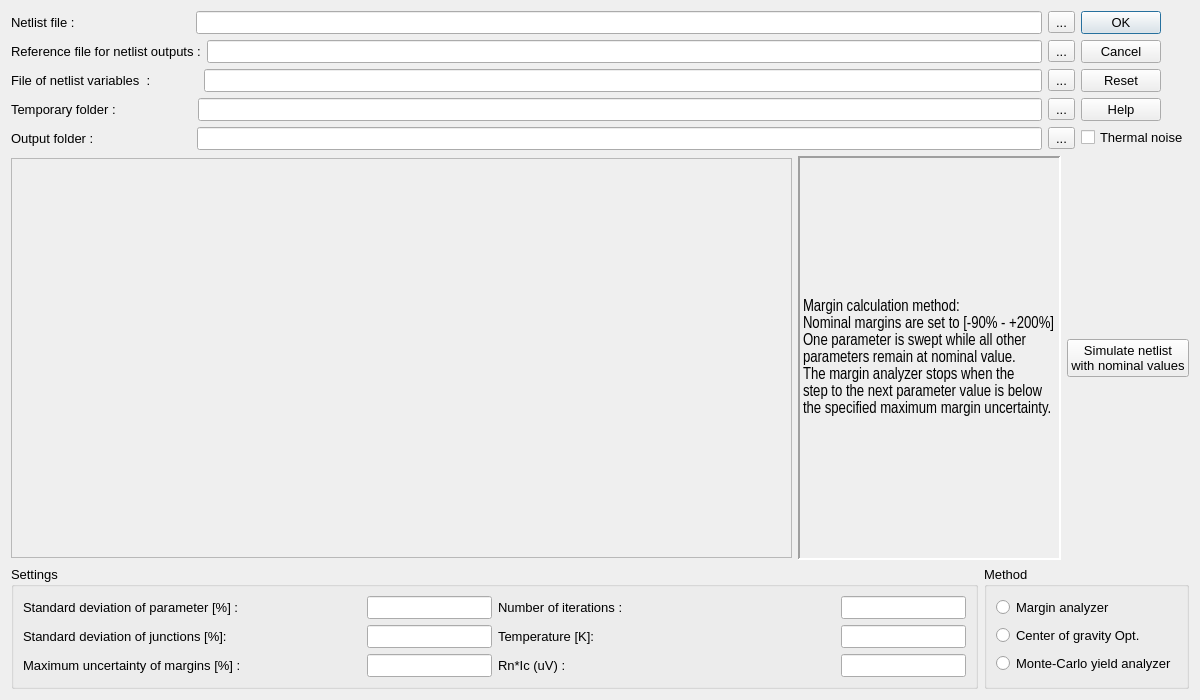
<?xml version="1.0" encoding="UTF-8"?>
<ui version="4.0">
 <class>AutoOptim</class>
 <widget class="QDialog" name="AutoOptim">
  <property name="windowModality">
   <enum>Qt::NonModal</enum>
  </property>
  <property name="geometry">
   <rect>
    <x>0</x>
    <y>0</y>
    <width>1200</width>
    <height>700</height>
   </rect>
  </property>
  <property name="sizePolicy">
   <sizepolicy hsizetype="Fixed" vsizetype="Fixed">
    <horstretch>0</horstretch>
    <verstretch>0</verstretch>
   </sizepolicy>
  </property>
  <property name="minimumSize">
   <size>
    <width>1200</width>
    <height>700</height>
   </size>
  </property>
  <property name="maximumSize">
   <size>
    <width>1418</width>
    <height>747</height>
   </size>
  </property>
  <property name="font">
   <font>
    <family>Arial</family>
    <pointsize>10</pointsize>
   </font>
  </property>
  <property name="cursor">
   <cursorShape>PointingHandCursor</cursorShape>
  </property>
  <property name="windowTitle">
   <string>Optimizer and margin analyzer</string>
  </property>
  <property name="sizeGripEnabled">
   <bool>false</bool>
  </property>
  <layout class="QVBoxLayout" name="verticalLayout_6">
   <item>
    <layout class="QHBoxLayout" name="horizontalLayout_14">
     <item>
      <layout class="QVBoxLayout" name="verticalLayout">
       <item>
        <layout class="QHBoxLayout" name="horizontalLayout">
         <item>
          <widget class="QLabel" name="label">
           <property name="text">
            <string>Netlist file :                                </string>
           </property>
          </widget>
         </item>
         <item>
          <widget class="QLineEdit" name="lineEditNetlist">
           <property name="whatsThis">
            <string>Netlist file with the handle for parameters.</string>
           </property>
          </widget>
         </item>
         <item>
          <widget class="QToolButton" name="toolButtonNetlist">
           <property name="text">
            <string>...</string>
           </property>
          </widget>
         </item>
        </layout>
       </item>
       <item>
        <layout class="QHBoxLayout" name="horizontalLayout_4">
         <item>
          <widget class="QLabel" name="label_4">
           <property name="text">
            <string>Reference file for netlist outputs :</string>
           </property>
          </widget>
         </item>
         <item>
          <widget class="QLineEdit" name="lineEditSolution">
           <property name="whatsThis">
            <string>at least one solution point for the reference of the analyzer. More solutions give accurate result.</string>
           </property>
          </widget>
         </item>
         <item>
          <widget class="QToolButton" name="toolButtonSolution">
           <property name="text">
            <string>...</string>
           </property>
          </widget>
         </item>
        </layout>
       </item>
       <item>
        <layout class="QHBoxLayout" name="horizontalLayout_5">
         <item>
          <widget class="QLabel" name="label_5">
           <property name="text">
            <string>File of netlist variables  :             </string>
           </property>
          </widget>
         </item>
         <item>
          <widget class="QLineEdit" name="lineEditParam">
           <property name="whatsThis">
            <string>The parameters with minimum, stepsize and maximum value.</string>
           </property>
          </widget>
         </item>
         <item>
          <widget class="QToolButton" name="toolButtonParam">
           <property name="text">
            <string>...</string>
           </property>
          </widget>
         </item>
        </layout>
       </item>
       <item>
        <layout class="QHBoxLayout" name="horizontalLayout_2">
         <item>
          <widget class="QLabel" name="label_2">
           <property name="text">
            <string>Temporary folder :                     </string>
           </property>
          </widget>
         </item>
         <item>
          <widget class="QLineEdit" name="lineEditTempF">
           <property name="whatsThis">
            <string>Temporary folder for storing simulation files. The folder size could get large!</string>
           </property>
          </widget>
         </item>
         <item>
          <widget class="QToolButton" name="toolButtonTempF">
           <property name="text">
            <string>...</string>
           </property>
          </widget>
         </item>
        </layout>
       </item>
       <item>
        <layout class="QHBoxLayout" name="horizontalLayout_3">
         <item>
          <widget class="QLabel" name="label_3">
           <property name="text">
            <string>Output folder :                           </string>
           </property>
          </widget>
         </item>
         <item>
          <widget class="QLineEdit" name="lineEditOutF">
           <property name="whatsThis">
            <string>Output files are stored here.</string>
           </property>
          </widget>
         </item>
         <item>
          <widget class="QToolButton" name="toolButtonOutF">
           <property name="text">
            <string>...</string>
           </property>
          </widget>
         </item>
        </layout>
       </item>
      </layout>
     </item>
     <item>
      <layout class="QVBoxLayout" name="verticalLayout_5">
       <item>
        <widget class="QDialogButtonBox" name="buttonBox">
         <property name="sizePolicy">
          <sizepolicy hsizetype="Fixed" vsizetype="Fixed">
           <horstretch>0</horstretch>
           <verstretch>0</verstretch>
          </sizepolicy>
         </property>
         <property name="whatsThis">
          <string>Reset will clear all the fields!</string>
         </property>
         <property name="orientation">
          <enum>Qt::Vertical</enum>
         </property>
         <property name="standardButtons">
          <set>QDialogButtonBox::Cancel|QDialogButtonBox::Help|QDialogButtonBox::Ok|QDialogButtonBox::Reset</set>
         </property>
         <property name="centerButtons">
          <bool>false</bool>
         </property>
        </widget>
       </item>
       <item>
        <widget class="QCheckBox" name="checkBoxNoise">
         <property name="enabled">
          <bool>true</bool>
         </property>
         <property name="whatsThis">
          <string>If checked, Resistors will have thermal noise sources on them.</string>
         </property>
         <property name="text">
          <string>Thermal noise</string>
         </property>
        </widget>
       </item>
      </layout>
     </item>
    </layout>
   </item>
   <item>
    <layout class="QHBoxLayout" name="horizontalLayout_15">
     <item>
      <widget class="QLabel" name="label_Picture">
       <property name="sizePolicy">
        <sizepolicy hsizetype="Expanding" vsizetype="Minimum">
         <horstretch>0</horstretch>
         <verstretch>0</verstretch>
        </sizepolicy>
       </property>
       <property name="maximumSize">
        <size>
         <width>900</width>
         <height>400</height>
        </size>
       </property>
       <property name="frameShape">
        <enum>QFrame::StyledPanel</enum>
       </property>
       <property name="frameShadow">
        <enum>QFrame::Raised</enum>
       </property>
       <property name="text">
        <string/>
       </property>
       <property name="pixmap">
        <pixmap resource="simguiresources.qrc">:/Help/Help/Margin.png</pixmap>
       </property>
       <property name="scaledContents">
        <bool>true</bool>
       </property>
      </widget>
     </item>
     <item>
      <widget class="QLabel" name="label_Text">
       <property name="sizePolicy">
        <sizepolicy hsizetype="Preferred" vsizetype="Expanding">
         <horstretch>0</horstretch>
         <verstretch>0</verstretch>
        </sizepolicy>
       </property>
       <property name="font">
        <font>
         <family>Arial Narrow</family>
         <pointsize>12</pointsize>
         <weight>50</weight>
         <bold>false</bold>
        </font>
       </property>
       <property name="frameShape">
        <enum>QFrame::Panel</enum>
       </property>
       <property name="frameShadow">
        <enum>QFrame::Sunken</enum>
       </property>
       <property name="lineWidth">
        <number>2</number>
       </property>
       <property name="text">
        <string>Margin calculation method:
Nominal margins are set to [-90% - +200%]
One parameter is swept while all other 
parameters remain at nominal value. 
The margin analyzer stops when the 
step to the next parameter value is below 
the specified maximum margin uncertainty. </string>
       </property>
       <property name="scaledContents">
        <bool>false</bool>
       </property>
      </widget>
     </item>
     <item>
      <widget class="QPushButton" name="TestButton">
       <property name="text">
        <string>Simulate netlist 
with nominal values</string>
       </property>
      </widget>
     </item>
    </layout>
   </item>
   <item>
    <layout class="QHBoxLayout" name="horizontalLayout_13">
     <item>
      <widget class="QGroupBox" name="groupBox_2">
       <property name="sizePolicy">
        <sizepolicy hsizetype="Expanding" vsizetype="Preferred">
         <horstretch>0</horstretch>
         <verstretch>0</verstretch>
        </sizepolicy>
       </property>
       <property name="whatsThis">
        <string>Parameters for analyzer</string>
       </property>
       <property name="title">
        <string>Settings</string>
       </property>
       <layout class="QHBoxLayout" name="horizontalLayout_6">
        <item>
         <layout class="QVBoxLayout" name="verticalLayout_3">
          <item>
           <layout class="QHBoxLayout" name="horizontalLayout_7">
            <item>
             <widget class="QLabel" name="label_6">
              <property name="text">
               <string>Standard deviation of parameter [%] :</string>
              </property>
             </widget>
            </item>
            <item>
             <widget class="QLineEdit" name="lineEditParamVar">
              <property name="sizePolicy">
               <sizepolicy hsizetype="Fixed" vsizetype="Fixed">
                <horstretch>0</horstretch>
                <verstretch>0</verstretch>
               </sizepolicy>
              </property>
              <property name="whatsThis">
               <string>Variations of the parameters based on the data from foundry.</string>
              </property>
             </widget>
            </item>
           </layout>
          </item>
          <item>
           <layout class="QHBoxLayout" name="horizontalLayout_11">
            <item>
             <widget class="QLabel" name="label_10">
              <property name="text">
               <string>Standard deviation of junctions [%]:</string>
              </property>
             </widget>
            </item>
            <item>
             <widget class="QLineEdit" name="lineEditJJSpread">
              <property name="sizePolicy">
               <sizepolicy hsizetype="Fixed" vsizetype="Fixed">
                <horstretch>0</horstretch>
                <verstretch>0</verstretch>
               </sizepolicy>
              </property>
              <property name="whatsThis">
               <string>Variations of the critical current of the junction base on the foundry data.</string>
              </property>
             </widget>
            </item>
           </layout>
          </item>
          <item>
           <layout class="QHBoxLayout" name="horizontalLayout_10">
            <item>
             <widget class="QLabel" name="label_9">
              <property name="text">
               <string>Maximum uncertainty of margins [%] : </string>
              </property>
             </widget>
            </item>
            <item>
             <widget class="QLineEdit" name="lineEditErrorPer">
              <property name="sizePolicy">
               <sizepolicy hsizetype="Fixed" vsizetype="Fixed">
                <horstretch>0</horstretch>
                <verstretch>0</verstretch>
               </sizepolicy>
              </property>
              <property name="whatsThis">
               <string>The error percentage acceptable for analyzis of the grayzone. This value effect the speed of simulation!</string>
              </property>
             </widget>
            </item>
           </layout>
          </item>
         </layout>
        </item>
        <item>
         <layout class="QVBoxLayout" name="verticalLayout_4">
          <item>
           <layout class="QHBoxLayout" name="horizontalLayout_8">
            <item>
             <widget class="QLabel" name="label_7">
              <property name="text">
               <string>Number of iterations :</string>
              </property>
             </widget>
            </item>
            <item>
             <widget class="QLineEdit" name="lineEditIterNum">
              <property name="sizePolicy">
               <sizepolicy hsizetype="Fixed" vsizetype="Fixed">
                <horstretch>0</horstretch>
                <verstretch>0</verstretch>
               </sizepolicy>
              </property>
              <property name="whatsThis">
               <string>Number of iterations for optimizer program. this number effect the speed directly.</string>
              </property>
             </widget>
            </item>
           </layout>
          </item>
          <item>
           <layout class="QHBoxLayout" name="horizontalLayout_9">
            <item>
             <widget class="QLabel" name="label_8">
              <property name="text">
               <string>Temperature [K]:</string>
              </property>
             </widget>
            </item>
            <item>
             <widget class="QLineEdit" name="lineEditTempVal">
              <property name="sizePolicy">
               <sizepolicy hsizetype="Fixed" vsizetype="Fixed">
                <horstretch>0</horstretch>
                <verstretch>0</verstretch>
               </sizepolicy>
              </property>
              <property name="whatsThis">
               <string>Ambient temperature of the chip surface.</string>
              </property>
             </widget>
            </item>
           </layout>
          </item>
          <item>
           <layout class="QHBoxLayout" name="horizontalLayout_12">
            <item>
             <widget class="QLabel" name="label_11">
              <property name="text">
               <string>Rn*Ic (uV) :</string>
              </property>
             </widget>
            </item>
            <item>
             <widget class="QLineEdit" name="lineEditRnIc">
              <property name="sizePolicy">
               <sizepolicy hsizetype="Fixed" vsizetype="Fixed">
                <horstretch>0</horstretch>
                <verstretch>0</verstretch>
               </sizepolicy>
              </property>
              <property name="whatsThis">
               <string>This value depends on your fabrication process. Leave the default value if you are not sure.</string>
              </property>
             </widget>
            </item>
           </layout>
          </item>
         </layout>
        </item>
       </layout>
      </widget>
     </item>
     <item>
      <widget class="QGroupBox" name="groupBox">
       <property name="title">
        <string>Method</string>
       </property>
       <layout class="QVBoxLayout" name="verticalLayout_2">
        <item>
         <widget class="QRadioButton" name="radioButtonMargin">
          <property name="whatsThis">
           <string>Analyze the working margins of the netlist.</string>
          </property>
          <property name="text">
           <string>Margin analyzer</string>
          </property>
         </widget>
        </item>
        <item>
         <widget class="QRadioButton" name="radioButtonOptimMC">
          <property name="whatsThis">
           <string>Monte Carlo Optimizer.</string>
          </property>
          <property name="text">
           <string>Center of gravity Opt.</string>
          </property>
         </widget>
        </item>
        <item>
         <widget class="QRadioButton" name="radioButtonYield">
          <property name="whatsThis">
           <string>Particle Swarm optimizer method.</string>
          </property>
          <property name="text">
           <string>Monte-Carlo yield analyzer</string>
          </property>
         </widget>
        </item>
       </layout>
      </widget>
     </item>
    </layout>
   </item>
  </layout>
 </widget>
 <resources>
  <include location="simguiresources.qrc"/>
 </resources>
 <connections>
  <connection>
   <sender>buttonBox</sender>
   <signal>accepted()</signal>
   <receiver>AutoOptim</receiver>
   <slot>accept()</slot>
   <hints>
    <hint type="sourcelabel">
     <x>248</x>
     <y>254</y>
    </hint>
    <hint type="destinationlabel">
     <x>157</x>
     <y>274</y>
    </hint>
   </hints>
  </connection>
  <connection>
   <sender>buttonBox</sender>
   <signal>rejected()</signal>
   <receiver>AutoOptim</receiver>
   <slot>reject()</slot>
   <hints>
    <hint type="sourcelabel">
     <x>316</x>
     <y>260</y>
    </hint>
    <hint type="destinationlabel">
     <x>286</x>
     <y>274</y>
    </hint>
   </hints>
  </connection>
 </connections>
</ui>
